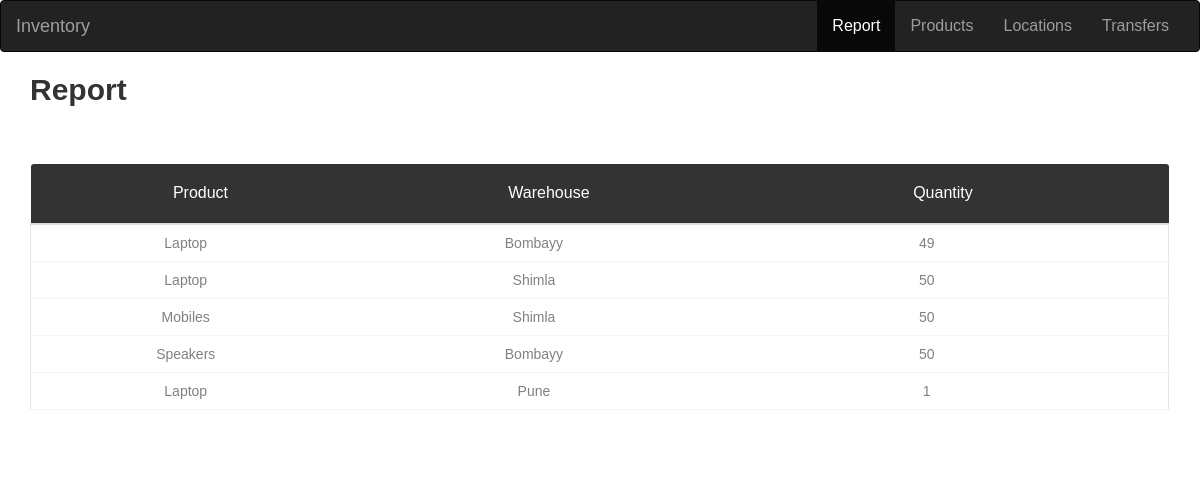
Before: / with the older database file.
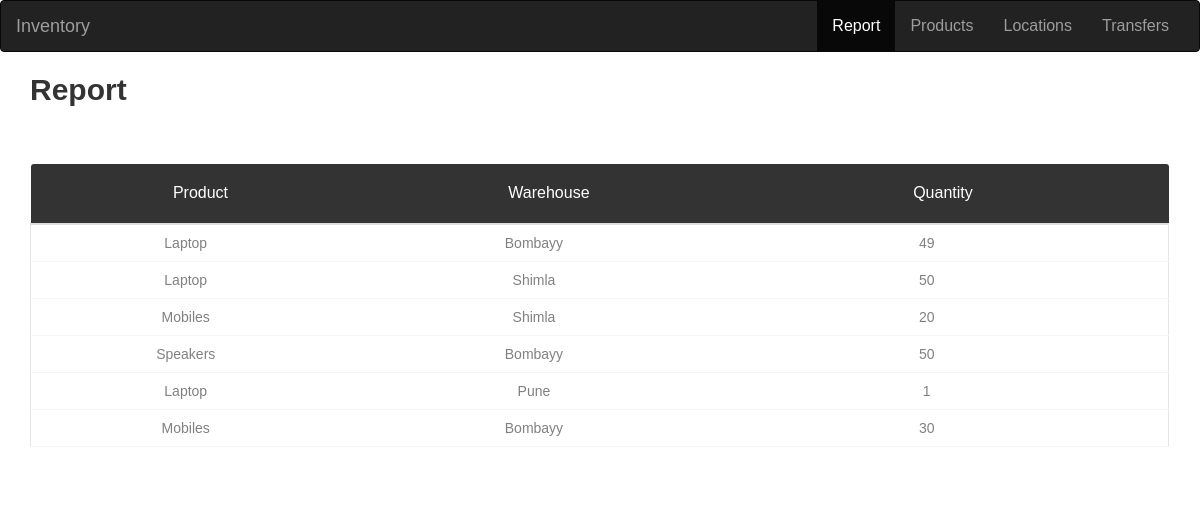
After: the same page with the newer database file.
### tables this page shows
CREATE TABLE report (
    p TEXT NOT NULL,
    wh TEXT NOT NULL,
    qty INTEGER NOT NULL
);

### app.py (the view)
@app.route('/')
def index():
    conn = get_db_connection()
    report = conn.execute('SELECT * FROM report').fetchall()
    conn.close()
    return render_template('index.html', report=report)

### app.py (called while the page is built)
def get_db_connection():
    conn = sqlite3.connect('database.db')
    conn.row_factory = sqlite3.Row
    return conn

### templates/index.html (shortened to what this page needs)
{% extends 'base.html' %}
{% block content %}
    <nav class="navbar navbar-inverse">
        <div class="container-fluid">
          <div class="navbar-header">
            <a class="navbar-brand" href="#">Inventory</a>
          </div>
          <ul class="nav navbar-nav" style="float:right">
    <li class="active nav-item"><a href="#">Report</a></li>
    <li><a class="nav-item" href="products">Products</a></li>
    <li><a class="nav-item" href="locationn">Locations</a></li>
    <li><a class="nav-item" href="transfers">Transfers</a></li>
          </ul>
        </div>
      </nav>
      <div class="container">
    <h2>Report</h2>
    <br>
    <div class="row m-t-30">
        <div class="col-md-12">
            <div class="table-responsive m-b-40">
                <table class="table table-borderless table-data3">
                    <thead>
                        <tr>
                            <th style="text-align: center;">Product</th>
                            <th style="text-align: center;">Warehouse</th>
                            <th style="text-align: center;">Quantity</th>
                        </tr>
                    </thead>
                    <tbody>
                        {% for i in report %}
                        <tr>
                            <td style="text-align: center;">{{ i['p'] }}</td>
                            <td style="text-align: center;">{{ i['wh'] }}</td>
                            <td style="text-align: center;">{{ i['qty'] }}</td>
                        </tr>
                        {% endfor %}
                    </tbody>
                </table>
            </div>
        </div>
    </div>
</div>
{% endblock %}

Changed rows visible on the page:
changed report (number 3 of 6 on the later page): qty "50" → "20"
added report: p "Mobiles", wh "Bombayy", qty "30"
